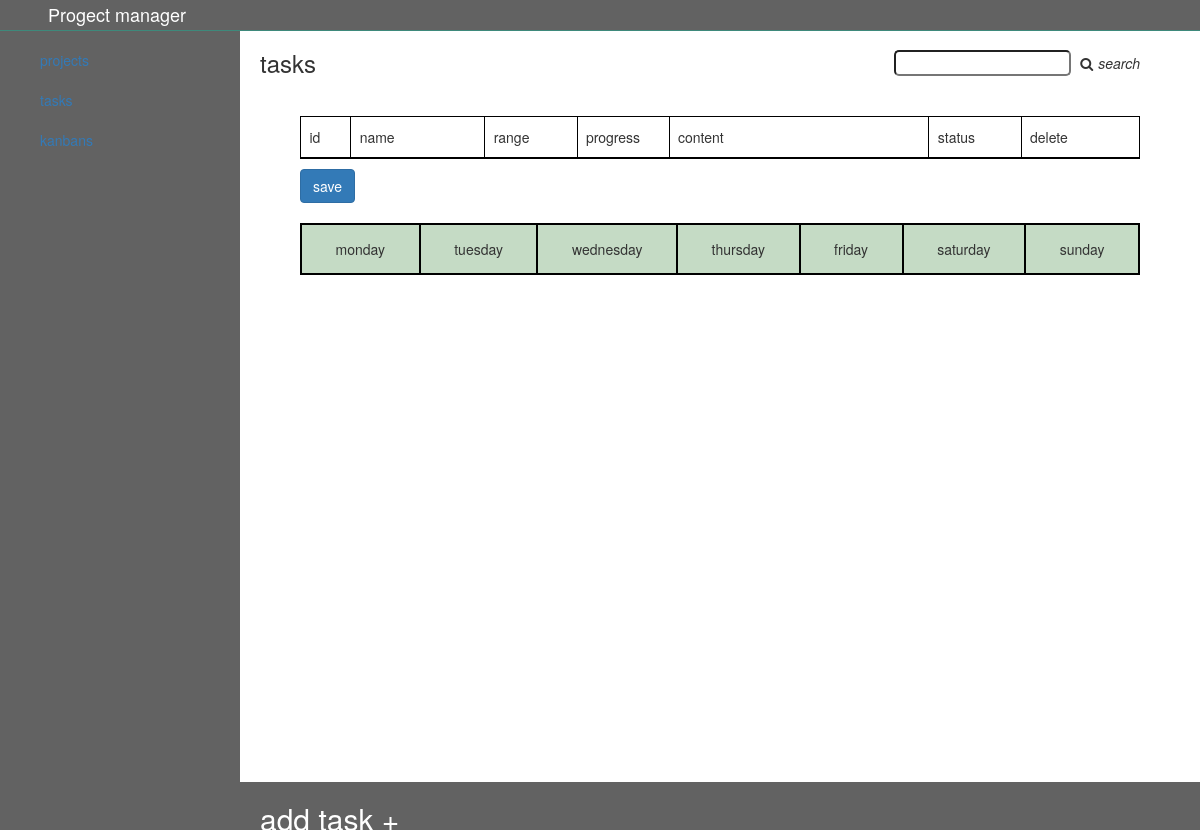
Before: /taskHub/1 with the older database file.
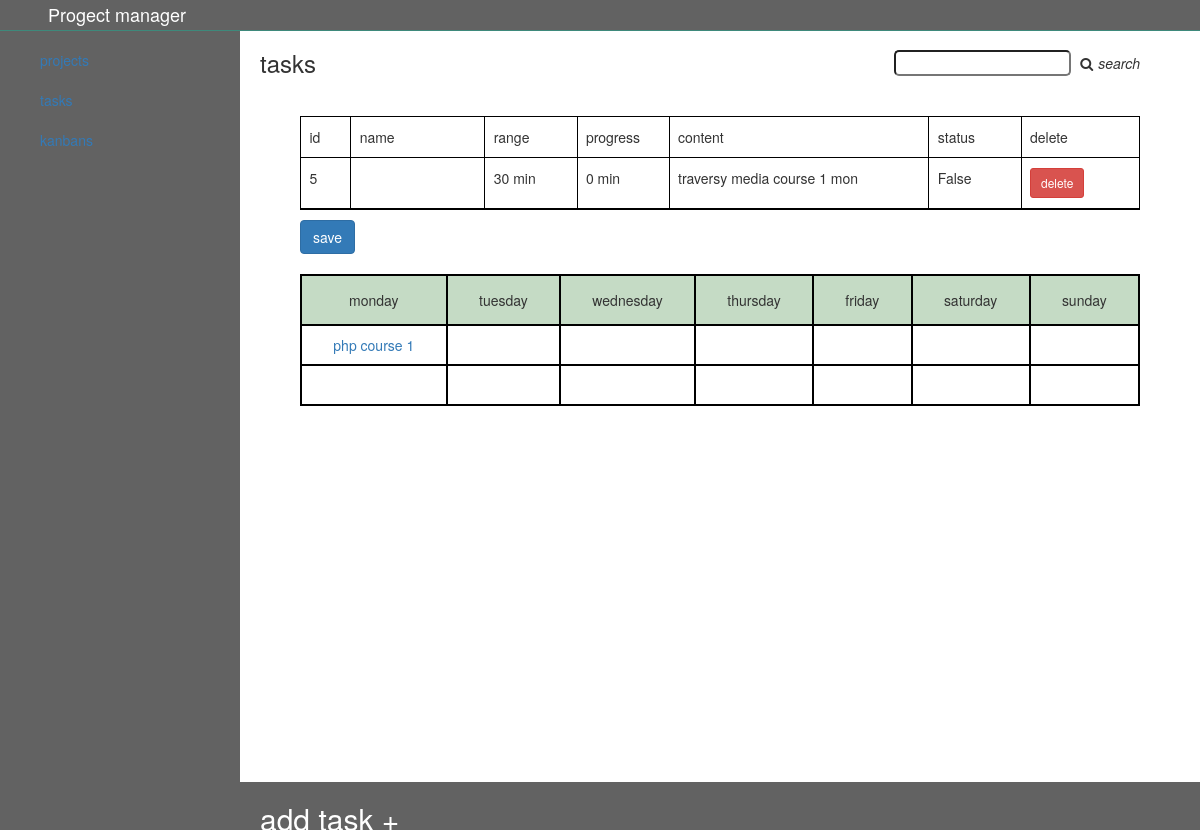
After: the same page with the newer database file.
### app.py (models this page shows, shortened)
class Task(db.Model):
    id = db.Column(db.Integer, primary_key=True)
    name = db.Column(db.String(1000), nullable=False)
    content = db.Column(db.String(1000),nullable=False)
    t_range = db.Column(db.Integer, nullable=False)
    progress = db.Column(db.Integer, nullable=False, default=0)
    date = db.Column(db.DateTime,default=datetime.utcnow)
    status = db.Column(db.Boolean, default=False)
    day = db.Column(db.String(100))
    hub_id = db.Column(db.Integer, db.ForeignKey('taskhub.id'), nullable= False)

### app.py (the view)
@app.route('/taskHub/<int:id>', methods = ['GET','POST'])
def taskHub(id):
    if Taskhub.query.get(id):
        tasks = Taskhub.query.get(id).tasks
    else:
        tasks = ''
    return render_template('taskhub.html', tasks=tasks, id = id)

### templates/taskhub.html (shortened to what this page needs)
{% extends 'base.html' %}
{% block body %}
<div class="main">
    <div class="taskhub-header">
        <h3>tasks</h3>
        <div class="search">
            <input type="text" class="taskName">
            <i class="fa fa-search"></i><i>search</i>
        </div>
    </div>
    <div class="tasks">
        <form method='post' action='/saveTask/{{id}}'>
            <ul>
                <li>
                    <p class="no">id</p>
                    <p class="name">name</p>
                    <p class="range">range</p>
                    <p class="pro">progress</p>
                    <p class="content">content</p>
                    <p class="status">status</p>
                    <p class="delete">delete</p>
                </li>
                {% for task in tasks%}
                <li class='{% if task.status == True %} success{% endif %}'>
                    <p class="no">{{ task.id }}</p>
                    <p class="name "><a href="/task/{{task.id}}" class="{{ task.day }}">{{ task.name }}</a></p>
                    <p class="range">{{ task.t_range }} min</p>
                    <p class="pro">{{ task.progress }} min</p>
                    <p class="content">{{ task.content }} {{task.day}}</p>
                    <p class="status">{{ task.status }}</p>
                    <p class="delete">
                        <a href="/deleteTask/{{task.id}}" class="btn btn-danger btn-sm">delete</a>
                    </p>
                </li>
                {% endfor %}
            </ul>
            <div>
                <button class="btn btn-primary" type='submit'> save </button>
            </div>
        </form>
    </div>
    <div class="addTask">
        <h2>add task +</h2>
    </div>
    <div class="time-table">
        <div class="time-tabel-cont">
            <div class="mon">
                <p class="day">monday</p>
                <div class="tasks">
                </div>
            </div>
            <div class="tue">
                <p class="day">tuesday</p>
                <div class="tasks">
                </div>
            </div>
            <div class="wed">
                <p class="day">wednesday</p>
                <div class="tasks">
                </div>
            </div>
            <div class="thu">
                <p class="day">thursday</p>
                <div class="tasks">
                </div>
            </div>
            <div class="fri">
                <p class="day">friday</p>
                <div class="tasks">
                </div>
            </div>
            <div class="sat">
                <p class="day">saturday</p>
                <div class="tasks">
                </div>
            </div>
            <div class="sun">
                <p class="day">sunday</p>
                <div class="tasks">
                </div>
            </div>
        </div>
    </div>
</div>
{% endblock %}

### templates/base.html (shortened to what this page needs)
<!doctype html>
<html lang="en">
<head>
    <link rel="stylesheet" href="../static/lib/bootstrap/css/bootstrap.css">
    <link rel="stylesheet" href="../static/lib/font-awesome/css/font-awesome.min.css">
    <link rel="stylesheet" href="../static/css/style.css">
</head>
<body>
        <header>
            <h2>Progect manager</h2>
        </header>
        <div class="main-cont">
            <div class="dashboard">
                <ul>
                    <li><a href="/">projects</a></li>
                    <li><a href="/">tasks</a></li>
                    <li><a href="/">kanbans</a></li>
                </ul>
            </div>
{% block body %}
{% endblock %}
</body>
</html>

### static/css/style.css (style rules this page uses)
header { margin-bottom: 30px; }
header h2 { margin: 0; padding: 5px 4%; font-size: 18px; position: fixed; left: 0; top: 0; width: 100%; background: #626262; color: white; border-bottom: 1px solid #3e897b; z-index: 1; }
.main-cont { display: flex; }
.main-cont .dashboard { width: 20%; background: #626262; height: 100vh; }
.main-cont .dashboard ul { list-style: none; position: fixed; height: 100%; left: 0; width: 20%; background: #626262; height: 100vh; }
.main-cont .dashboard ul li { margin: 20px 0; }
.main-cont .main { width: 80% }
.main-cont .main h3 { margin: 0; padding: 20px; }
.main-cont .main ul { list-style: none; border: 1px solid black; padding: 0; margin: 10px 30px; }
.main-cont .main ul li { display: flex; border-bottom: 1px solid black; }
.main-cont .main ul li p { margin: 0; padding: 10px 0; margin-left: 1%; }
.main-cont .main ul li .no { width: 5%; border-right: 1px solid black; }
.main-cont .main ul li .name { width: 15% !important; border-right: 1px solid black; }
.main-cont .main ul li .pro { width: 10% !important; border-right: 1px solid black; }
.main-cont .main ul li .content { width: 30% !important; border-right: 1px solid black; }
.main-cont .main ul li .status { width: 10% !important; border-right: 1px solid black; }
.main-cont .main ul li .range { width: 10% !important; border-right: 1px solid black; }
.main-cont .main ul li .delete { width: 10%; }
.main-cont form { margin: 20px 30px; }
.main .taskhub-header { display: flex; align-items: center; justify-content: space-between; }
.main .search { margin-right: 60px; }
.main .search input { border-radius: 5px; }
.main .search i { margin-left: 5px; }
.main .tasks form div { margin-left: 30px; }
.main .addTask { position: fixed; bottom: 0; background: #626262; width: 100%; transition:0.5s; transform: translateY(320px) }
.main .addTask h2 { color: white; padding-left:20px; cursor: pointer; }
.time-tabel-cont { margin: 20px 60px; display: flex; border: 1px solid black; margin-bottom: 220px; }
.time-tabel-cont p { margin: 0; }
.time-tabel-cont div { flex-grow: 1; }
.time-tabel-cont .day { background: #c5dbc5; border: 1px solid black; height: 50px; display: flex; align-items: center; justify-content: center; }
.time-tabel-cont .tasks a { border: 1px solid black; display: block; height: 40px; display: flex; justify-content: center; align-items: center; }

Changed rows visible on the page:
added Task: id "5", name "php course 1", t_range "30", progress "0", content "traversy media course 1", day "mon", status "False"
